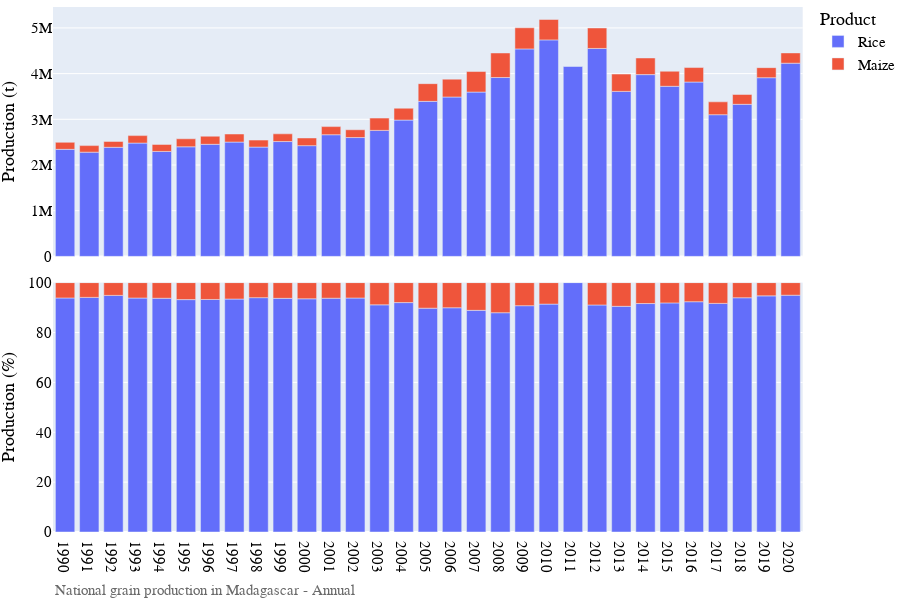

The notebook cell saved with this chart:
### Markdown cell above
## Visualization of production data

### Code cell
# Bar chart of national grain production
country_iso, country_name = 'MG', 'Madagascar'
df = pd.read_hdf('../data/crop/adm_crop_production_%s.hdf' % country_iso)
df = df[df['gscd_code']=='calibrated']; df['year'] = df['harvest_year']
year = [df['year'].min(), df['year'].max()]
product_order = ['Rice','Maize']
for season_name in ['Annual']:
    footnote = 'National grain production in %s - %s' % (country_name, season_name)
    fn_save = '../figures/%s_bar_natgrainprod_%s.png' % (country_iso, season_name)
    sub = df[df['season_name'] == season_name]
    fig = PlotBarProduction(sub, year, product_order, footnote, fn_save)
    fig.show()

### Figure 1 — Plotly figure (JSON) as saved in the notebook; plotly's stock layout.template omitted (floating-point values rounded to 4 significant figures)
{"data": [{"alignmentgroup": "True", "hovertemplate": "product=Rice<br>season_name=Annual<br>type=orig_unit<br>year=%{x}<br>value=%{y}<extra></extra>", "legendgroup": "Rice", "marker": {"color": "#636efa", "pattern": {"shape": ""}}, "name": "Rice", "offsetgroup": "Rice", "orientation": "v", "showlegend": true, "textposition": "auto", "type": "bar", "x": [1990, 1991, 1992, 1993, 1994, 1995, 1996, 1997, 1998, 1999, 2000, 2001, 2002, 2003, 2004, 2005, 2006, 2007, 2008, 2009, 2010, 2011, 2012, 2013, 2014, 2015, 2016, 2017, 2018, 2019, 2020], "xaxis": "x2", "y": [2342660, 2280829, 2387155, 2479723, 2296700, 2398330, 2452550, 2501630, 2391700, 2513050, 2423160, 2662470, 2600185, 2757107, 2983038, 3392459, 3487930, 3595755, 3914175, 4540435, 4737965, 4155215, 4550650, 3610626, 3977863, 3722000.0, 3816000.0, 3101000.0, 3328000.0, 3911000.0, 4228000.0], "yaxis": "y2"}, {"alignmentgroup": "True", "hovertemplate": "product=Rice<br>season_name=Annual<br>type=percent<br>year=%{x}<br>value=%{y}<extra></extra>", "legendgroup": "Rice", "marker": {"color": "#636efa", "pattern": {"shape": ""}}, "name": "Rice", "offsetgroup": "Rice", "orientation": "v", "showlegend": false, "textposition": "auto", "type": "bar", "x": [1990, 1991, 1992, 1993, 1994, 1995, 1996, 1997, 1998, 1999, 2000, 2001, 2002, 2003, 2004, 2005, 2006, 2007, 2008, 2009, 2010, 2011, 2012, 2013, 2014, 2015, 2016, 2017, 2018, 2019, 2020], "xaxis": "x", "y": [93.85, 94.09, 94.89, 93.82, 93.74, 93.2, 93.25, 93.42, 93.97, 93.7, 93.52, 93.75, 93.83, 91.1, 91.99, 89.75, 89.92, 88.88, 87.93, 90.76, 91.38, 100, 91.04, 90.49, 91.61, 91.87, 92.34, 91.68, 93.93, 94.69, 94.95], "yaxis": "y"}, {"alignmentgroup": "True", "hovertemplate": "product=Maize<br>season_name=Annual<br>type=orig_unit<br>year=%{x}<br>value=%{y}<extra></extra>", "legendgroup": "Maize", "marker": {"color": "#EF553B", "pattern": {"shape": ""}}, "name": "Maize", "offsetgroup": "Maize", "orientation": "v", "showlegend": true, "textposition": "auto", "type": "bar", "x": [1990, 1991, 1992, 1993, 1994, 1995, 1996, 1997, 1998, 1999, 2000, 2001, 2002, 2003, 2004, 2005, 2006, 2007, 2008, 2009, 2010, 2012, 2013, 2014, 2015, 2016, 2017, 2018, 2019, 2020], "xaxis": "x2", "y": [153447, 143380, 128614, 163240, 153345, 175115, 177575, 176250, 153345, 168920, 167910, 177550, 170879, 269452, 259584, 387303, 391068, 449668, 537183, 462520, 446729, 447900.0, 379200.0, 364100.0, 329400.0, 316300.0, 281500.0, 215000.0, 219200.0, 224900.0], "yaxis": "y2"}, {"alignmentgroup": "True", "hovertemplate": "product=Maize<br>season_name=Annual<br>type=percent<br>year=%{x}<br>value=%{y}<extra></extra>", "legendgroup": "Maize", "marker": {"color": "#EF553B", "pattern": {"shape": ""}}, "name": "Maize", "offsetgroup": "Maize", "orientation": "v", "showlegend": false, "textposition": "auto", "type": "bar", "x": [1990, 1991, 1992, 1993, 1994, 1995, 1996, 1997, 1998, 1999, 2000, 2001, 2002, 2003, 2004, 2005, 2006, 2007, 2008, 2009, 2010, 2012, 2013, 2014, 2015, 2016, 2017, 2018, 2019, 2020], "xaxis": "x", "y": [6.147, 5.915, 5.112, 6.176, 6.259, 6.805, 6.752, 6.582, 6.025, 6.298, 6.48, 6.252, 6.167, 8.903, 8.005, 10.25, 10.08, 11.12, 12.07, 9.245, 8.616, 8.961, 9.505, 8.386, 8.129, 7.655, 8.323, 6.068, 5.308, 5.05], "yaxis": "y"}], "layout": {"annotations": [{"showarrow": false, "text": "", "textangle": 90, "x": 0.98, "xanchor": "left", "xref": "paper", "y": 0.2375, "yanchor": "middle", "yref": "paper"}, {"showarrow": false, "text": "", "textangle": 90, "x": 0.98, "xanchor": "left", "xref": "paper", "y": 0.7625, "yanchor": "middle", "yref": "paper"}, {"align": "left", "font": {"color": "dimgrey", "family": "arial", "size": 15}, "showarrow": false, "text": "National grain production in Madagascar - Annual", "x": 0, "xref": "paper", "y": -0.13, "yref": "paper"}], "barmode": "relative", "font": {"color": "black", "family": "arial", "size": 15}, "height": 600, "legend": {"title": {"text": "Product"}, "tracegroupgap": 0, "x": 1, "y": 1.01}, "margin": {"b": 0, "l": 0, "r": 0, "t": 0}, "width": 900, "xaxis": {"anchor": "y", "domain": [0, 0.98], "dtick": 1, "range": [1990.0, 2020.0], "title": {"text": ""}}, "xaxis2": {"anchor": "y2", "domain": [0, 0.98], "matches": "x", "showticklabels": false}, "yaxis": {"anchor": "x", "domain": [0, 0.475], "range": [0, 100], "title": {"text": "Production (%)"}}, "yaxis2": {"anchor": "x2", "domain": [0.525, 1], "title": {"text": "Production (t)"}}}}
